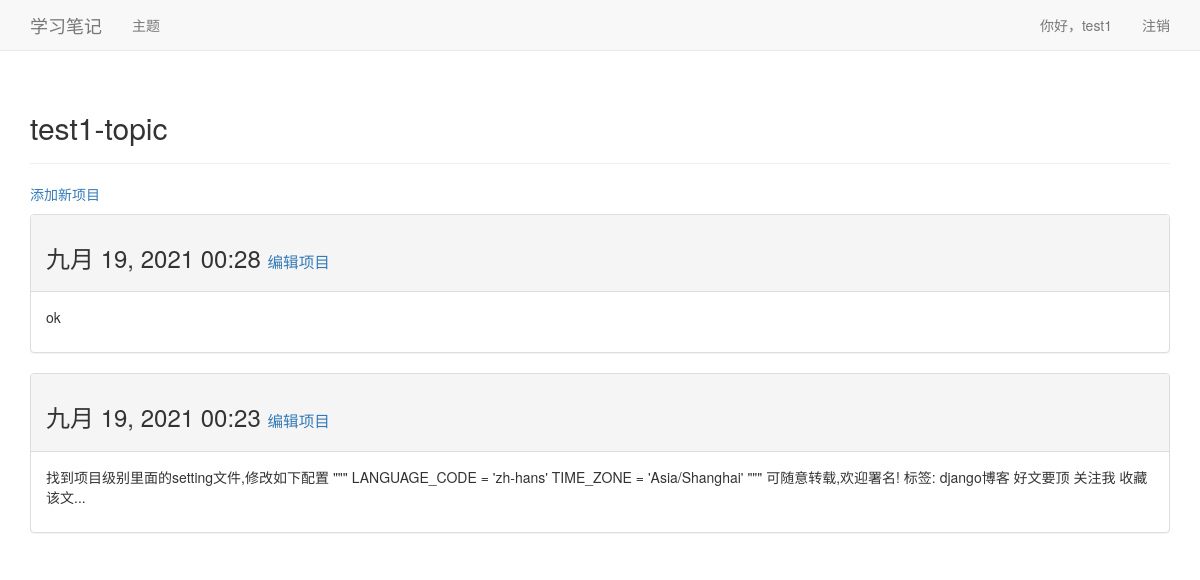
Screenshot of /topics/5/ (signed in) with the database file from the repository.
### learning_logs/models.py (models this page shows, shortened)
class Topic(models.Model):
  text = models.CharField(max_length=200)
  data_added = models.DateTimeField(auto_now_add=True)
  owner = models.ForeignKey(User, on_delete=models.CASCADE)
  def __str__(self):
    return self.text

class Entry(models.Model):
  topic = models.ForeignKey(Topic, on_delete=models.CASCADE)
  text = models.TextField()
  data_added = models.DateTimeField(auto_now_add=True)
  class Meta:
    verbose_name_plural = 'entries'

### learning_logs/views.py (the view)
# urls.py: path('topics/<topic_id>/', views.topic, name='topic'),
@login_required
def topic(request, topic_id):
  topic = Topic.objects.get(id=topic_id)
  check_topic_owner(request, topic)
  entries = topic.entry_set.order_by('-data_added')
  context = {'topic': topic, 'entries': entries}
  return render(request, 'learning_logs/topic.html', context)

### learning_logs/views.py (called while the page is built)
def check_topic_owner(request, topic):
  if topic.owner != request.user:
    raise Http404

### learning_logs/templates/learning_logs/topic.html
{% extends 'learning_logs/base.html' %}
{% block header %}
<h2>{{ topic }}</h2>
{% endblock header %}
{% block content %}
<p>
  <a href="{% url 'new_entry' topic.id %}">添加新项目</a>
</p>
{% for entry in entries %}
<div class="panel panel-default">
  <div class="panel-heading">
    <h3>
      {{ entry.data_added|date:'M d, Y H:i' }}
      <small>
        <a href="{% url 'edit_entry' entry.id %}">编辑项目</a>
      </small>
    </h3>
  </div>
  <div class="panel-body">
    {{ entry.text|linebreaks }}
  </div>
</div>
{% empty %}
主题还没有项目。
{% endfor %}
{% endblock content %}

### learning_logs/templates/learning_logs/base.html (shortened to what this page needs)
{% load bootstrap3 %}
<!DOCTYPE html>
<html lang="zh-cmn-Hans">
<head>
  {% bootstrap_css %}
</head>
<body>
  <nav class="navbar navbar-default navbar-static-top">
    <div class="container">
      <div class="navbar-header">
        <a class="navbar-brand" href="{% url 'index' %}">学习笔记</a>
      </div>
      <div id="navbar" class="navbar-collapse collapse">
        <ul class="nav navbar-nav">
          <li><a href="{% url 'topics' %}">主题</a></li>
        </ul>
        <ul class="nav navbar-nav navbar-right">
          {% if user.is_authenticated %}
            <li><a>你好，{{ user.username }}</a></li>
            <li><a href="{% url 'logout' %}">注销</a></li>
          {% else %}
            <li><a href="{% url 'register' %}">注册</a></li>
            <li><a href="{% url 'login' %}">登录</a></li>
          {% endif %}
        </ul>
      </div>
    </div>
  </nav>
  <div class="container">
    <div class="page-header">
      {% block header %}{% endblock header %}
    </div>
    <div>
      {% block content %}{% endblock content %}
    </div>
  </div>
</body>
</html>

### rows the page displays
Topic: text "test1-topic"
Entry: data_added "九月 19, 2021 00:28", text "ok"
Entry: data_added "九月 19, 2021 00:23", text "找到项目级别里面的setting文件,修改如下配置 \"\"\" LANGUAGE_CODE = 'zh-hans' TIME_ZONE = 'Asia/Shanghai' \"\"\" 可随意转载,欢迎署名! 标签: django博客 好文要顶 关注我 收藏该文..."

### other values shown
{{ user.username }} "test1"
